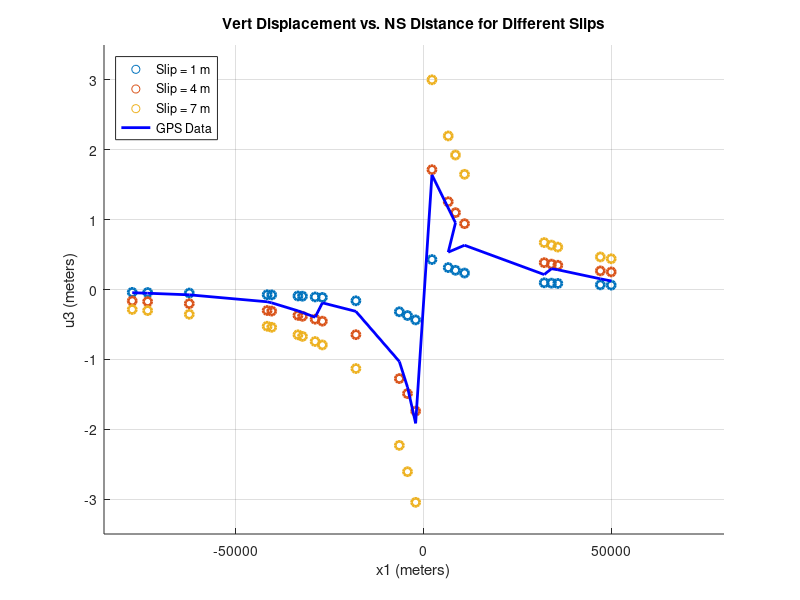

MATLAB code for this plot:
% Load the GPS displacement data from the Izmit_data.mat file
load('Izmit_data.mat');
north_south_km = Izmit_data(:, 1); % North-south distances in kilometers
westward_displacement_m = Izmit_data(:, 2); % Westward displacement in meters

% Define the fault slip, Fault Depth and x1 values
s = 1; % Slip in meters
d1 = 10000; % Fault depth in meters (10 km)
x1 = (north_south_km) * 1000; % NS displacemnt in meters
d2 = 0;

% Define different fault slips (s values)
slips = [1, 4, 7]; % Slip values in meters

% Initialize a figure
figure;

% Plot the predicted displacements for different slips
hold on;

for i = 1:length(slips)
    s = slips(i);
    u3_model = (-s/pi) * (atan(x1/d1)-atan(x1/d2));
    
    scatter(x1, u3_model, 'LineWidth', 2, 'DisplayName', sprintf('Slip = %d m', slips(i)));
end

plot(x1, westward_displacement_m, 'b', 'LineWidth', 2,'DisplayName', sprintf('GPS Data')); % GPS data in blue
hold off;

% Label the axes and provide a legend
axis([-8.5*10^4,8*10^4,-3.5,3.5])
xlabel('x1 (meters)');
ylabel('u3 (meters)');
legend('Location', 'NorthWest');

% Title and grid (optional)
title('Vert Displacement vs. NS Distance for Different Slips');
grid on;


%%
% Increasing the magnitude of the slip also increases the rate of 
% displacemnt until a distance of 100000m. Then all of the different scenarios
% reach a near 0 slope, but at different magnitudes of u3.